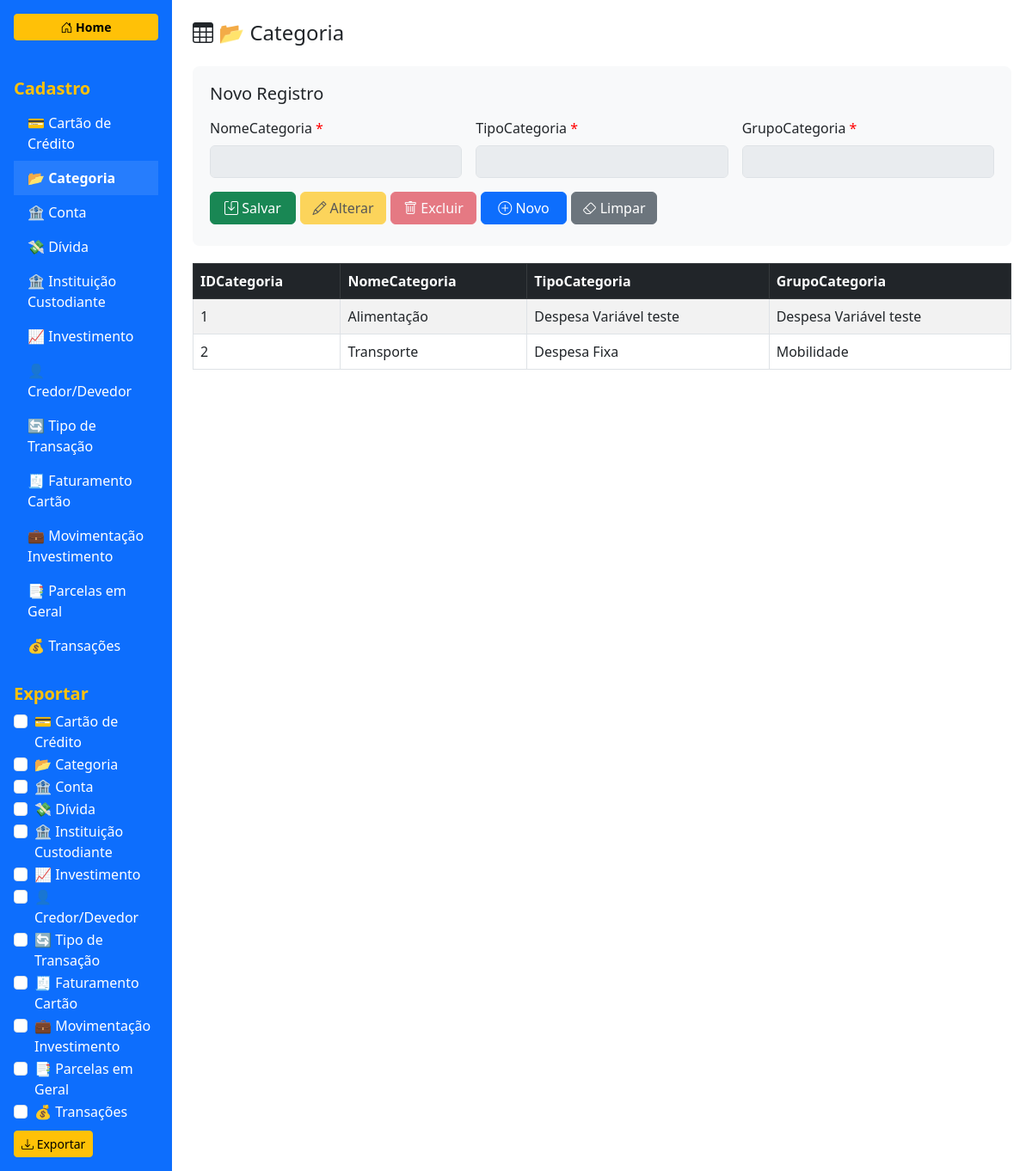
Page /?tabela=dimcategoria on the committed database.
### tables this page shows
CREATE TABLE `dimcategoria` (
  `IDCategoria` int(11) NOT NULL,
  `NomeCategoria` varchar(100) NOT NULL,
  `TipoCategoria` varchar(50) NOT NULL,
  `GrupoCategoria` varchar(50) NOT NULL
);

### classes/DataManager.php (called while the page is built, shortened)
<?php
class DataManager {
    private $conn;
    public function __construct($conn) {
        $this->conn = $conn;
    }
    public function getTableSchemas(): array {
        $tables = [];
        $result = $this->conn->query("SHOW TABLES");
        while ($row = $result->fetch_array()) {
            $table = $row[0];
            $tables[$table] = $this->getTableColumns($table);
        }
        return $tables;
    }
    public function getTableColumns(string $table): array {
        $columns = [];
        $result = $this->conn->query("SHOW COLUMNS FROM `$table`");
        while ($row = $result->fetch_assoc()) {
            $columns[] = $row['Field'];
        }
        return $columns;
    }
    public function getData(string $table, int $limit = null): array {
        $sql = "SELECT * FROM `$table`";
        $result = $this->conn->query($sql);
        return $result->fetch_all(MYSQLI_ASSOC);
    }
    public function getPrimaryKey(string $table): ?string {
        $result = $this->conn->query("SHOW KEYS FROM `$table` WHERE Key_name = 'PRIMARY'");
        if ($row = $result->fetch_assoc()) {
            return $row['Column_name'];
        }
        return null;
    }
    public function getForeignKeys(string $table): array {
        $sql = "
            SELECT COLUMN_NAME, REFERENCED_TABLE_NAME, REFERENCED_COLUMN_NAME
            FROM information_schema.KEY_COLUMN_USAGE
            WHERE TABLE_SCHEMA = DATABASE()
            AND TABLE_NAME = '$table'
            AND REFERENCED_TABLE_NAME IS NOT NULL
        ";
        $result = $this->conn->query($sql);
        $fks = [];
        return $fks;
    }
    public function isRequiredField(string $table, string $column): bool {
        $result = $this->conn->query("SHOW COLUMNS FROM `$table` WHERE Field = '$column'");
        if ($row = $result->fetch_assoc()) {
            return $row['Null'] === 'NO' && empty($row['Default']);
        }
        return false;
    }
public function getForeignKeyData(string $table, string $fkColumn) {
    $fks = $this->getForeignKeys($table);
    if (!isset($fks[$fkColumn])) {
        return null;
    }
    $data = [];
    return $data;
}
    public function getFriendlyName(string $tabela): string {
        $mapa = [
            'dimcartaocredito' => '💳 Cartão de Crédito',
            'dimcategoria' => '📂 Categoria',
            'dimconta' => '🏦 Conta',
            'dimdivida' => '💸 Dívida',
            'diminstituicaocustodia' => '🏦 Instituição Custodiante',
            'diminvestimento' => '📈 Investimento',
            'dimpessoacredordevedor' => '👤 Credor/Devedor',
            'dimtempo' => '🗓️ Tempo',
            'dimtipotransacao' => '🔄 Tipo de Transação',
            'fatofaturacartao' => '🧾 Faturamento Cartão',
            'fatomovimentacaoinvestimento' => '💼 Movimentação Investimento',
            'fatoparcelas' => '📑 Parcelas em Geral',
            'fatotransacoes' => '💰 Transações'
        ];
        return $mapa[$tabela] ?? ucwords(str_replace(['_', '-'], ' ', $tabela));
    }
}

### index.php (the view, shortened to what this page needs)
<?php
require_once 'classes/DataManager.php';
try {
    $conn = new mysqli("localhost", "root", "", "controle_financeiro");
    $conn->set_charset("utf8");
    $manager = new DataManager($conn);
    $tabelas = $manager->getTableSchemas();
    $tabela = $_GET['tabela'] ?? array_key_first($tabelas);
    $colunas = $tabelas[$tabela] ?? [];
    $pk = $manager->getPrimaryKey($tabela);
    $dados = $manager->getData($tabela);
} catch (Exception $e) {
    die("<div class='alert alert-danger m-3'>Erro no sistema: " . $e->getMessage() . "</div>");
}
?>
<!DOCTYPE html>
<html lang="pt-BR">
<head>
    <link href="https://cdn.jsdelivr.net/npm/bootstrap@5.3.0/dist/css/bootstrap.min.css" rel="stylesheet">
    <link href="https://cdn.jsdelivr.net/npm/bootstrap-icons@1.10.0/font/bootstrap-icons.css" rel="stylesheet">
</head>
<body>
<div class="container-fluid">
    <div class="row">
        <div class="col-md-2 sidebar text-white p-3">
            <div class="text-center mb-4">
                <a href="index.php" class="btn btn-warning btn-sm btn-home">
                    <i class="bi bi-house-door"></i> Home
                </a>
            </div>
            <h5 class="menu-title">Cadastro</h5>
            <nav class="nav flex-column">
                <?php foreach (array_keys($tabelas) as $tab): ?>
                    <a href="?tabela=<?= htmlspecialchars($tab) ?>"
                       class="nav-link text-white <?= $tab === $tabela ? 'active' : '' ?>">
                        <?= htmlspecialchars($manager->getFriendlyName($tab)) ?>
                    </a>
                <?php endforeach; ?>
            </nav>
            <h5 class="menu-title mt-4">Exportar</h5>
            <form method="post" id="exportForm">
                <?php foreach (array_keys($tabelas) as $tab): ?>
                    <div class="form-check">
                        <input class="form-check-input" type="checkbox"
                               name="tabelas_exportar[]"
                               value="<?= htmlspecialchars($tab) ?>"
                               id="check_<?= htmlspecialchars($tab) ?>">
                        <label class="form-check-label text-white" for="check_<?= htmlspecialchars($tab) ?>">
                            <?= htmlspecialchars($manager->getFriendlyName($tab)) ?>
                        </label>
                    </div>
                <?php endforeach; ?>
                <button type="submit" class="btn btn-warning btn-sm mt-2">
                    <i class="bi bi-download"></i> Exportar
                </button>
            </form>
        </div>
        <div class="col-md-10 p-4 main-content">
            <h4 class="mb-4">
                <i class="bi bi-table"></i> <?= htmlspecialchars($manager->getFriendlyName($tabela)) ?>
            </h4>
            <div class="form-section">
                <h5 class="mb-3" id="formTitle">Novo Registro</h5>
                <form method="post" id="formDados" class="row g-3">
                   <?php foreach ($colunas as $col): ?>
    <?php if ($col === $pk) continue; ?>
    <div class="col-md-4">
        <label class="form-label <?= $manager->isRequiredField($tabela, $col) ? 'required-field' : '' ?>"
               for="input_<?= htmlspecialchars($col) ?>">
            <?= htmlspecialchars($col) ?>
        </label>
        <?php
        $isDecimalField = preg_match('/valor|preço|taxa|juros|limite|total|saldo/i', $col);
        $fkData = $manager->getForeignKeyData($tabela, $col);
        if ($fkData): ?>
            <select name="<?= htmlspecialchars($col) ?>"
                    id="input_<?= htmlspecialchars($col) ?>"
                    class="form-select"
                    <?= $manager->isRequiredField($tabela, $col) ? 'required' : '' ?>
                    data-fk="true">
                <option value="">Selecione...</option>
                <?php foreach ($fkData as $id => $desc): ?>
                    <option value="<?= htmlspecialchars($id) ?>">
                        <?= htmlspecialchars($desc) ?>
                    </option>
                <?php endforeach; ?>
            </select>
                            <?php else: ?>
                                <input type="text"
                                       name="<?= htmlspecialchars($col) ?>"
                                       id="input_<?= htmlspecialchars($col) ?>"
                                       class="form-control"
                                       <?= $manager->isRequiredField($tabela, $col) ? 'required' : '' ?>>
                            <?php endif; ?>
                        </div>
                    <?php endforeach; ?>
                    <div class="col-12 mt-3">
                        <div class="d-flex flex-wrap">
                            <button type="button" class="btn btn-success btn-action" onclick="salvarRegistro(this)" id="btnSalvar">
                                <i class="bi bi-save"></i> Salvar
                            </button>
                            <button type="button" class="btn btn-warning btn-action" onclick="prepararAlteracao()" id="btnAlterar" disabled>
                                <i class="bi bi-pencil"></i> Alterar
                            </button>
                            <button type="button" class="btn btn-danger btn-action" onclick="confirmarExclusao()" id="btnExcluir" disabled>
                                <i class="bi bi-trash"></i> Excluir
                            </button>
                            <button type="button" class="btn btn-primary btn-action" onclick="prepararNovo()" id="btnNovo">
                                <i class="bi bi-plus-circle"></i> Novo
                            </button>
                            <button type="button" class="btn btn-secondary btn-action" onclick="limparCampos()">
                                <i class="bi bi-eraser"></i> Limpar
                            </button>
                        </div>
                    </div>
                </form>
            </div>
            <div class="table-responsive">
                <table class="table table-bordered table-hover table-striped">
                    <thead class="table-dark">
                        <tr>
                            <?php foreach ($colunas as $col): ?>
                                <th><?= htmlspecialchars($col) ?></th>
                            <?php endforeach; ?>
                        </tr>
                    </thead>
                    <tbody>
 <?php foreach ($dados as $linha): ?>
    <tr onclick="selecionar(this)"
        data-id="<?= htmlspecialchars($linha[$pk] ?? '') ?>">
        <?php foreach ($colunas as $col): ?>
            <?php
            $val = $linha[$col] ?? '';
            $cellVal = $val;
            ?>
            <td data-col="<?= htmlspecialchars($col) ?>"
                data-id="<?= htmlspecialchars($cellVal) ?>">
                <?= htmlspecialchars((string)$val) ?>
            </td>
        <?php endforeach; ?>
    </tr>
<?php endforeach; ?>
                    </tbody>
                </table>
            </div>
        </div>
    </div>
</div>
</body>
</html>

### index.php (style rules this page uses)
body { font-family: 'Segoe UI', Tahoma, Geneva, Verdana, sans-serif; }
.sidebar { background-color: #0d6efd; min-height: 100vh; padding: 20px 0; }
.main-content { padding: 20px; }
.nav-link.active { font-weight: bold; background-color: rgba(255,255,255,0.1); }
.form-section { background-color: #f8f9fa; border-radius: 8px; padding: 20px; margin-bottom: 20px; }
.required-field::after { content: " *"; color: red; }
.btn-action { min-width: 100px; margin-right: 5px; margin-bottom: 5px; }
.menu-title { color: #ffc107; font-weight: bold; }
.btn-home { margin-bottom: 20px; width: 100%; font-weight: bold; }

### rows in the picture
dimcategoria: IDCategoria "1", NomeCategoria "Alimentação", TipoCategoria "Despesa Variável teste", GrupoCategoria "Despesa Variável teste"
dimcategoria: IDCategoria "2", NomeCategoria "Transporte", TipoCategoria "Despesa Fixa", GrupoCategoria "Mobilidade"

### other values in the picture
$manager->getFriendlyName($tab) "💳 Cartão de Crédito"
$manager->getFriendlyName($tab) "📂 Categoria"
$manager->getFriendlyName($tab) "🏦 Conta"
$manager->getFriendlyName($tab) "💸 Dívida"
$manager->getFriendlyName($tab) "🏦 Instituição Custodiante"
$manager->getFriendlyName($tab) "📈 Investimento"
$manager->getFriendlyName($tab) "🔄 Tipo de Transação"
$manager->getFriendlyName($tab) "🧾 Faturamento Cartão"
$manager->getFriendlyName($tab) "💼 Movimentação Investimento"
$manager->getFriendlyName($tab) "📑 Parcelas em Geral"
$manager->getFriendlyName($tab) "💰 Transações"
$manager->getFriendlyName($tabela) "📂 Categoria"
$col "NomeCategoria"
$col "TipoCategoria"
$col "GrupoCategoria"
